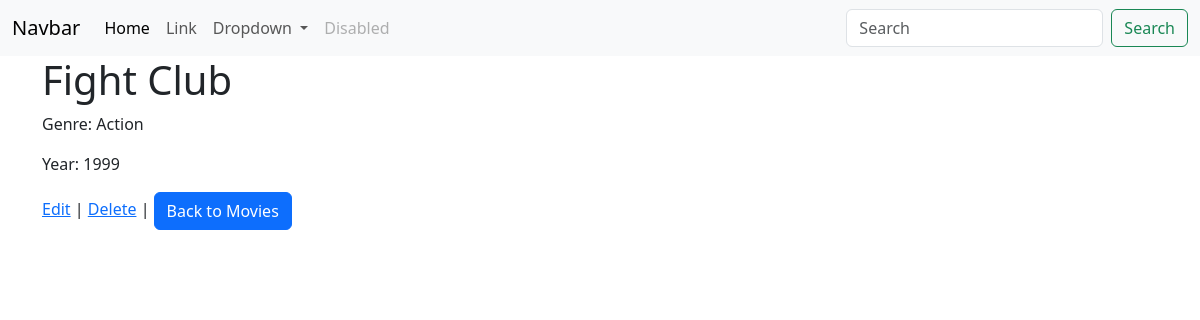
Screenshot of /movie/5/ with the database file from the repository.
### myapp/models.py (models this page shows)
class MovieList(models.Model):
    title = models.CharField(max_length=200)
    genre = models.CharField(max_length=3, choices=GenreChoices.choices)
    year = models.IntegerField()

### myapp/views.py (the view)
# urls.py: path("movie/<int:pk>/", views.movie_detail, name="movie_detail"),
def movie_detail(request, pk):
    item = get_object_or_404(MovieList, pk=pk)
    return render(request, "movie_detail.html", {"movie": item})

### myapp/templates/movie_detail.html
{% extends "base.html" %}
{% block content %}
<h1>{{ movie.title }}</h1>
<p>Genre: {{ movie.get_genre_display }}</p>
<p>Year: {{ movie.year }}</p>
<a href="{% url 'edit_movie' pk=movie.pk %}">Edit</a> |
<a href="{% url 'delete_movie' pk=movie.pk %}">Delete</a> |
<a href="{% url 'movies' %}"><button type="button" class="btn btn-primary">Back to Movies</button></a>
{% endblock %}

### rows the page displays
MovieList: title "Fight Club", genre "Action", year "1999"
